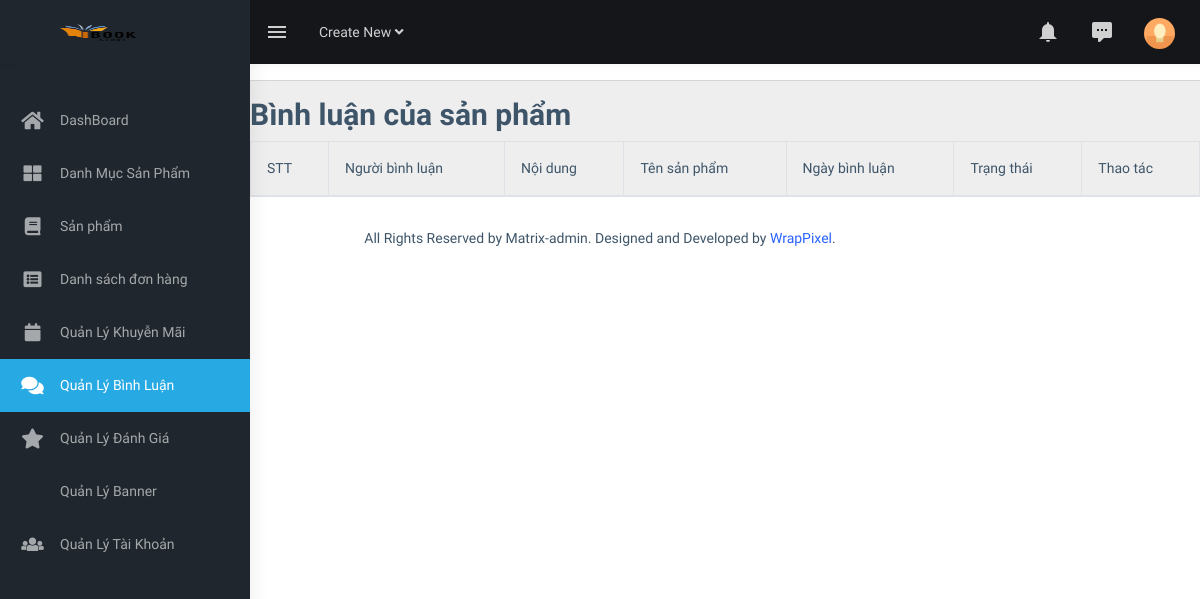
Page /admin/?act=binh-luan (signed in) on the earlier database version.
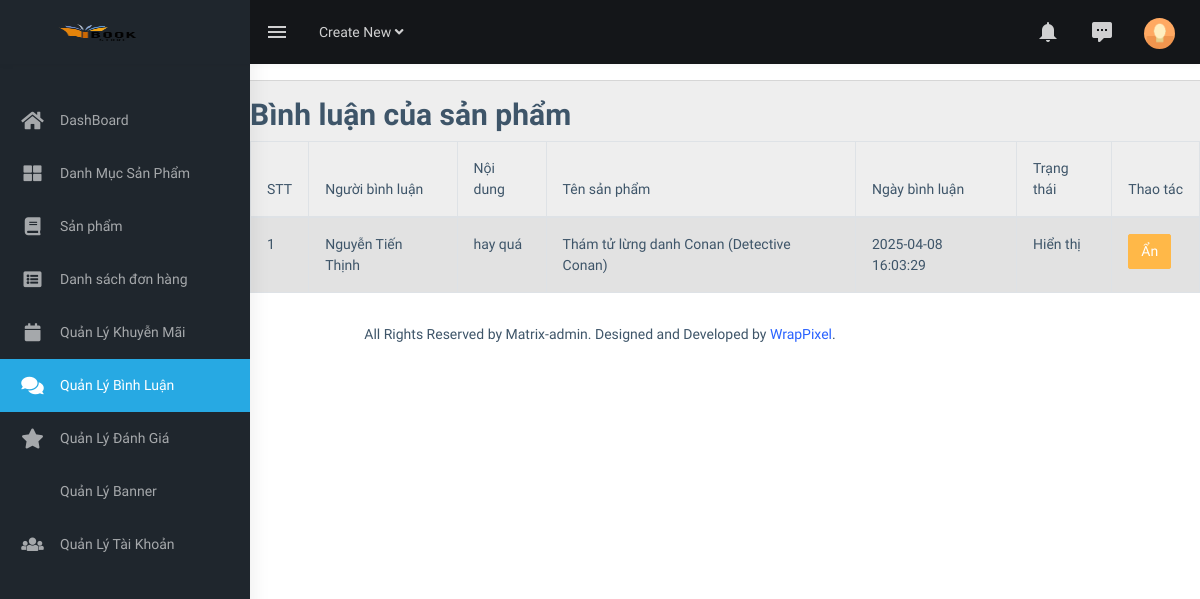
Same page on the later database version.
### tables this page shows
CREATE TABLE `comment` (
  `ID` int NOT NULL,
  `user_id` int NOT NULL,
  `comics_id` int NOT NULL,
  `Content` text NOT NULL,
  `likes` int DEFAULT '0',
  `Dislike` int DEFAULT '0',
  `Create_at` datetime DEFAULT CURRENT_TIMESTAMP,
  `Update_at` datetime DEFAULT CURRENT_TIMESTAMP ON UPDATE CURRENT_TIMESTAMP,
  `status` tinyint DEFAULT '1'
);

CREATE TABLE `users` (
  `id` int NOT NULL,
  `name` varchar(255) NOT NULL,
  `email` varchar(255) NOT NULL,
  `password` varchar(255) NOT NULL,
  `phone` varchar(15) DEFAULT NULL,
  `avatar` varchar(255) DEFAULT NULL,
  `role` enum('user','admin') NOT NULL DEFAULT 'user',
  `created_at` timestamp NULL DEFAULT CURRENT_TIMESTAMP,
  `updated_at` timestamp NULL DEFAULT CURRENT_TIMESTAMP ON UPDATE CURRENT_TIMESTAMP
);

CREATE TABLE `comics` (
  `id` int NOT NULL,
  `title` varchar(255) NOT NULL,
  `author_id` int DEFAULT NULL,
  `category_id` int DEFAULT NULL,
  `description` text,
  `publication_date` date DEFAULT NULL,
  `price` decimal(10,2) DEFAULT NULL,
  `original_price` decimal(10,2) DEFAULT NULL,
  `stock_quantity` int NOT NULL,
  `image` varchar(255) DEFAULT NULL,
  `created_at` timestamp NULL DEFAULT CURRENT_TIMESTAMP,
  `updated_at` timestamp NULL DEFAULT CURRENT_TIMESTAMP ON UPDATE CURRENT_TIMESTAMP
);

### admin/controllers/BinhluanController.php (called while the page is built, shortened)
<?php
class AdminBinhluanController
{
    public $modelbinhluan;
    public function __construct()
    {
        $this->modelbinhluan = new AdminBinhluan();
    }
    public function listBinhluan()
    {
        $comments = $this->modelbinhluan->getAllBinhLuan();
        require_once './views/binhluan/listbinhluan.php';
    }
}

### commons/core.php (called while the page is built, shortened)
<?php
function connectDB()
{
    $host = DB_HOST;
    $port = DB_PORT;
    $dbname = DB_NAME;
    try {
        $conn = new PDO("mysql:host=$host;port=$port;dbname=$dbname", DB_USERNAME, DB_PASSWORD);
        $conn->setAttribute(PDO::ATTR_ERRMODE, PDO::ERRMODE_EXCEPTION);
        $conn->setAttribute(PDO::ATTR_DEFAULT_FETCH_MODE, PDO::FETCH_ASSOC);
        return $conn;
    } catch (PDOException $e) {
        echo ("Connection failed: " . $e->getMessage());
    }
}
?>

### admin/models/AdminBinhluan.php (called while the page is built, shortened)
<?php
class AdminBinhluan
{
    public $conn;
    public function __construct()
    {
        $this->conn = connectDB();
    }
    public function getAllBinhLuan()
    {
        try {
            $sql = "SELECT comment.*, users.name, comics.title
                        FROM comment
                        INNER JOIN users ON comment.user_id = users.id
                        INNER JOIN comics ON comment.comics_id = comics.id";
            $stmt = $this->conn->prepare($sql);
            $stmt->execute();
            return $stmt->fetchAll();
        } catch (Exception $e) {
            echo 'Lỗi: ' . $e->getMessage();
        }
    }
}

### admin/views/binhluan/listbinhluan.php (the view, shortened to what this page needs)
<div class="page-wrapper">
  <hr>
  <h2>Bình luận của sản phẩm</h2>
  <div class="">
    <table id="example1" class="table table-bordered table-striped">
      <thead>
        <tr>
          <th>STT</th>
          <th>Người bình luận</th>
          <th>Nội dung</th>
          <th>Tên sản phẩm</th>
          <th>Ngày bình luận</th>
          <th>Trạng thái</th>
          <th>Thao tác</th>
        </tr>
      </thead>
      <tbody>
        <?php foreach ($comments as $key => $binhLuan): ?>
          <tr>
            <td><?= $key + 1 ?></td>
            <td>
              <a>
                <?= $binhLuan['name'] ?>
              </a>
            </td>
            <td><?= $binhLuan['Content'] ?></td>
            <td><?= $binhLuan['title'] ?></td>
            <td><?= $binhLuan['Create_at'] ?></td>
            <td><?= $binhLuan['status'] == 1 ? 'Ẩn' : 'Hiển thị' ?></td>
            <td>
              <div class="btn-group">
                <form action="http://localhost/duan1/admin/?act=update-trang-thai-binh-luan" method="post">
                  <button type="submit" class="btn btn-warning">
                    <?= $binhLuan['status'] == 1 ? 'Bỏ ẩn' : 'Ẩn' ?>
                  </button>
                </form>
              </div>
            </td>
          </tr>
        <?php endforeach ?>
      </tbody>
    </table>
  </div>
</div>

Differences in the rows shown:
added comment: user.name "Nguyễn Tiến Thịnh", Content "hay quá", comics.title "Thám tử lừng danh Conan (Detective Conan)", Create_at "2025-04-08 16:03:29", status "Hiển thị"
